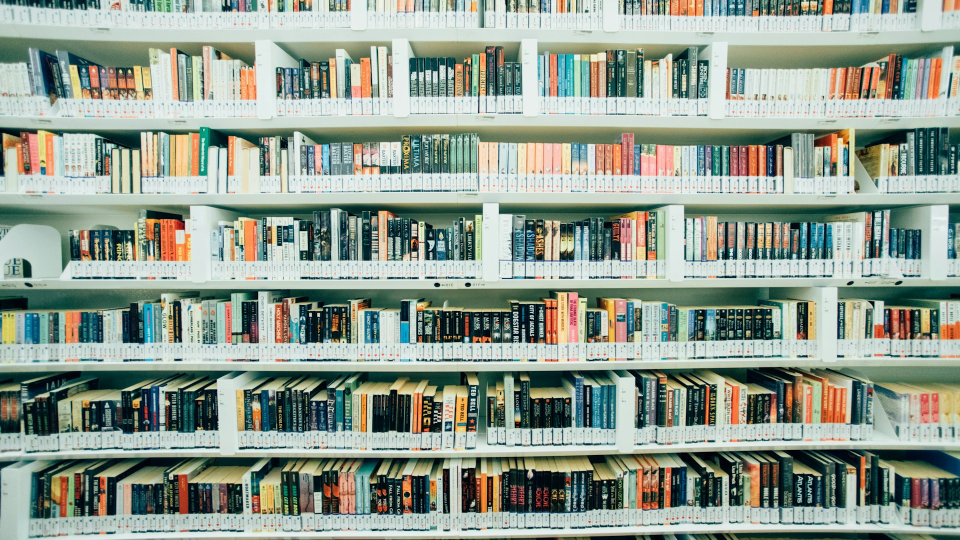
#> input picture catalogs/images/images/licensed/unsplash/bookshelf-bright-library.jpg, 1920 x 1080 px (shown at 1/2 size)
$ python prepare-edge-aura.py --input ../catalogs/images/images/licensed/unsplash/bookshelf-bright-library.jpg --output out.png
#> lines starting #> are read from the running program, lines starting #| are printed output that depends on the picture; after the words box and inside, x2 and y2 are one past the last pixel; in counts of white or black regions, pixels touching at a corner belong together
#!/usr/bin/env python3
"""Prepare a reusable grayscale contour-to-canvas distance field; never edits a timeline.
Requires Pillow, numpy and scipy. Mount at the scale recorded in the receipt.
"""
import argparse, hashlib, json
from pathlib import Path
import numpy as np
from PIL import Image
from scipy.ndimage import distance_transform_edt
p = argparse.ArgumentParser(description=__doc__)
p.add_argument('--input', type=Path, required=True)
p.add_argument('--output', type=Path, required=True)
p.add_argument('--model', choices=['normalized','metric'], default='normalized')
p.add_argument('--padding', type=float, default=2.1)
p.add_argument('--scale', type=float, default=1.89)
p.add_argument('--width', type=int, default=1080)
p.add_argument('--height', type=int, default=1920)
a = p.parse_args()
if a.padding < 1 or a.scale <= 0 or min(a.width, a.height) <= 0: p.error('Invalid canvas/scale/padding')
if a.output.exists(): raise FileExistsError(a.output)
source = Image.open(a.input).convert('RGBA'); w, h = source.size
#> after `w, h = source.size`: w = 1920; h = 1080
cw, ch = round(w*a.padding), round(h*a.padding)
#> cw = 4032; ch = 2268
x, y = (cw-w)//2, (ch-h)//2
#> x = 1056; y = 594
mask = np.zeros((ch,cw), bool); mask[y:y+h,x:x+w] = np.array(source.getchannel('A')) > 128
#> after `mask[y:y + h, x:x + w] = np.array(source.getchannel('A')) > 128`:
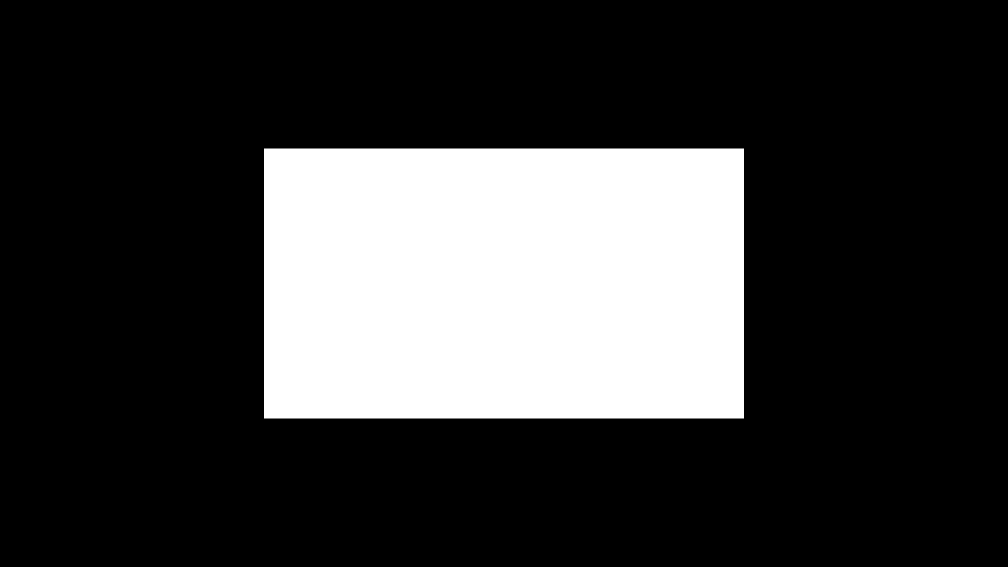
#> mask: shape (2268, 4032) bool (shown at 1/4 size); 22.7% white; 1 white region, box (x1, y1, x2, y2) and area: (1056, 594, 2976, 1674) 2073600
if not mask.any(): raise ValueError('Input has no subject alpha')
d = distance_transform_edt(~mask).astype(np.float32)
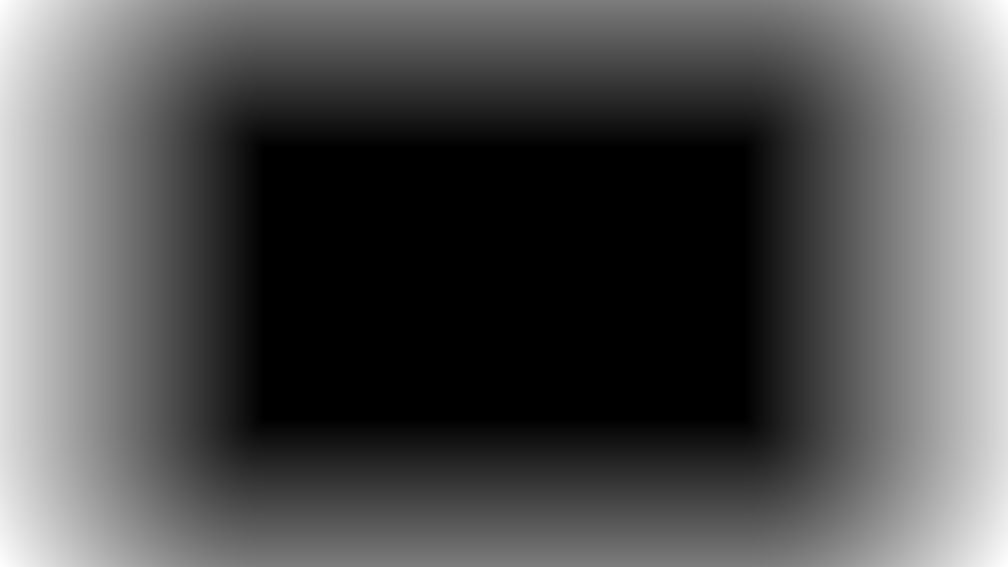
#> d: shape (2268, 4032) float32 (shown at 1/4 size); min 0, max 1211.6, mean 383.5; drawn with min black and max white
factor = min(a.width/cw, a.height/ch)*a.scale
#> factor = 0.506
vw, vh = a.width/factor, a.height/factor
#> vw = 2133.3; vh = 3792.6
yy, xx = np.ogrid[:ch,:cw]
#> yy = 2268 values from 0 to 2267
e = np.maximum(0, np.minimum(vw/2-np.abs(xx-(cw-1)/2), vh/2-np.abs(yy-(ch-1)/2)))
q = np.divide(d, d+e, out=np.zeros_like(d), where=d+e>0)
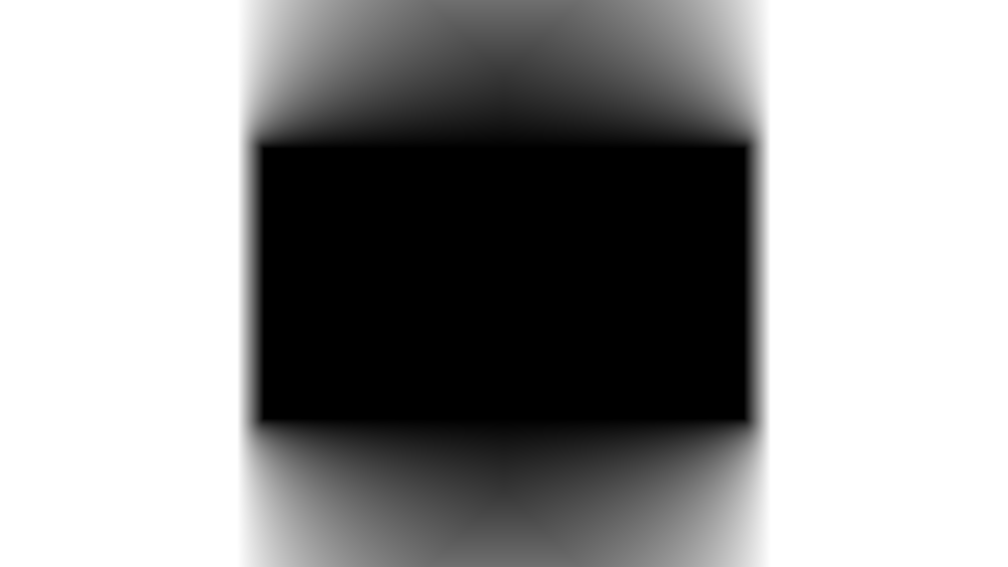
#> q: shape (2268, 4032) float32 (shown at 1/4 size); min 0, max 1, mean 0.593
encoded = np.rint(q*255).astype(np.uint8)
out = np.zeros((ch,cw,4), np.uint8);out[:,:,:3]=encoded[:,:,None];out[:,:,3]=(~mask)*255
#> after `out[:, :, 3] = ~mask * 255`:
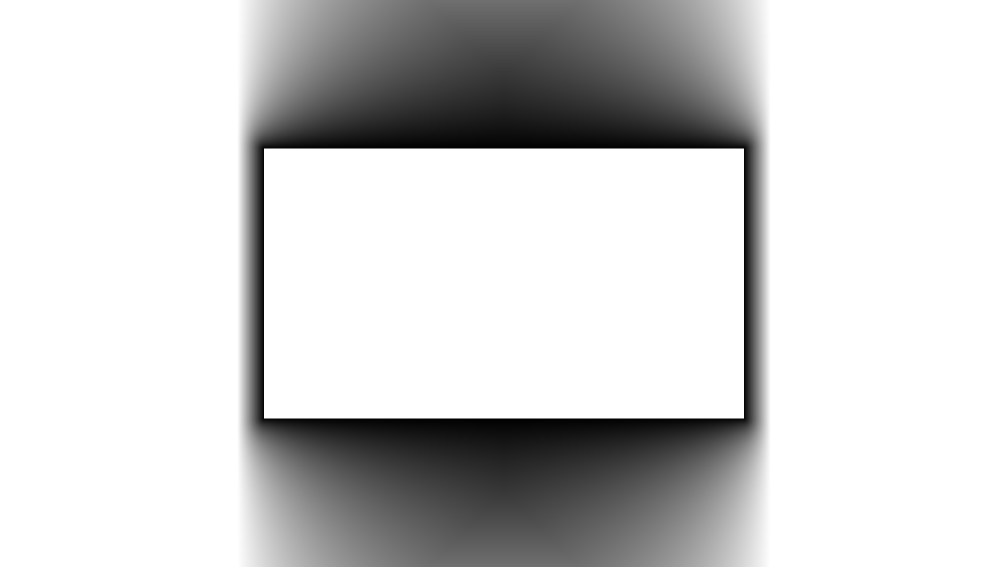
#> out: shape (2268, 4032, 4) (shown at 1/4 size); mean of channels 0, 1, 2, 3 151.1, 151.1, 151.1, 197.2; transparent parts drawn white
if a.model == 'metric':
 out[:,:,0] = np.rint(np.clip(d/1024,0,1)*255).astype(np.uint8)
 out[:,:,1] = np.rint(np.clip(1-e/1024,0,1)*255).astype(np.uint8)
a.output.parent.mkdir(parents=True, exist_ok=True)
Image.fromarray(out).save(a.output)
receipt = dict(model='metric-edge-transfer-v1' if a.model == 'metric' else 'gray-edge-distance-v1', source=str(a.input.resolve()), source_sha256=hashlib.sha256(a.input.read_bytes()).hexdigest(), output=a.output.name, sha256=hashlib.sha256(a.output.read_bytes()).hexdigest(), width=a.width,height=a.height,padding=a.padding,media_scale=a.scale,field_size=[cw,ch])
a.output.with_suffix('.json').write_text(json.dumps(receipt,indent=2)+'\n')
print(a.output)
